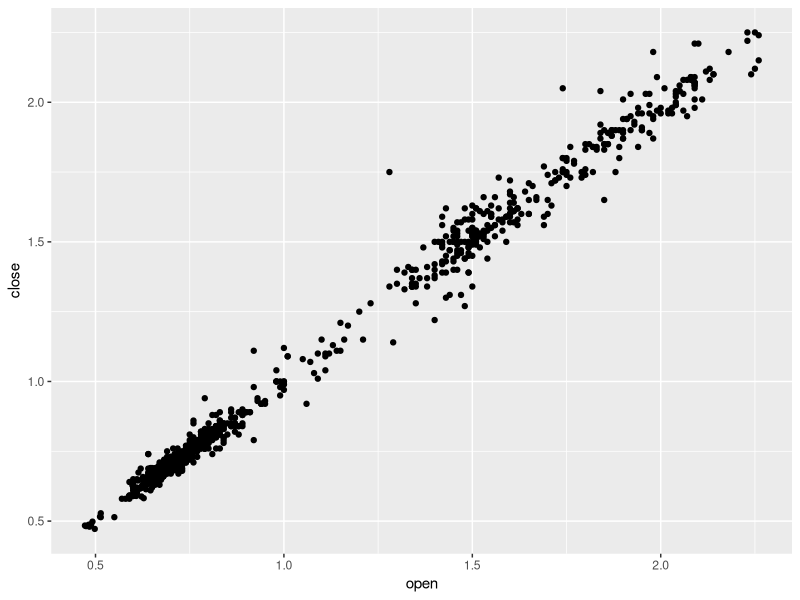
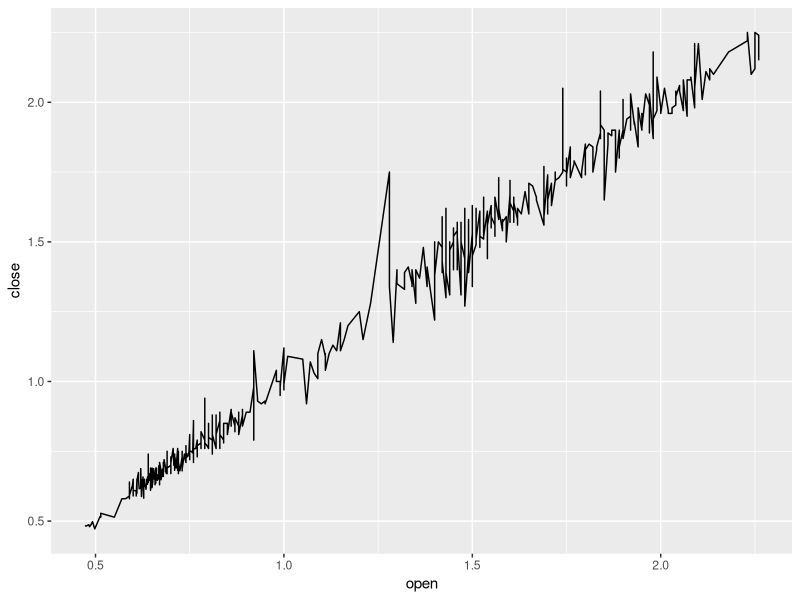
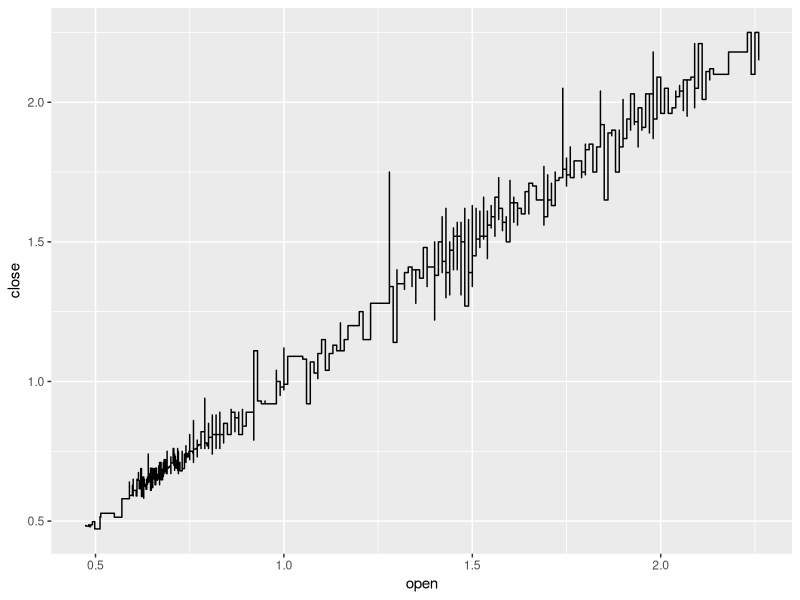
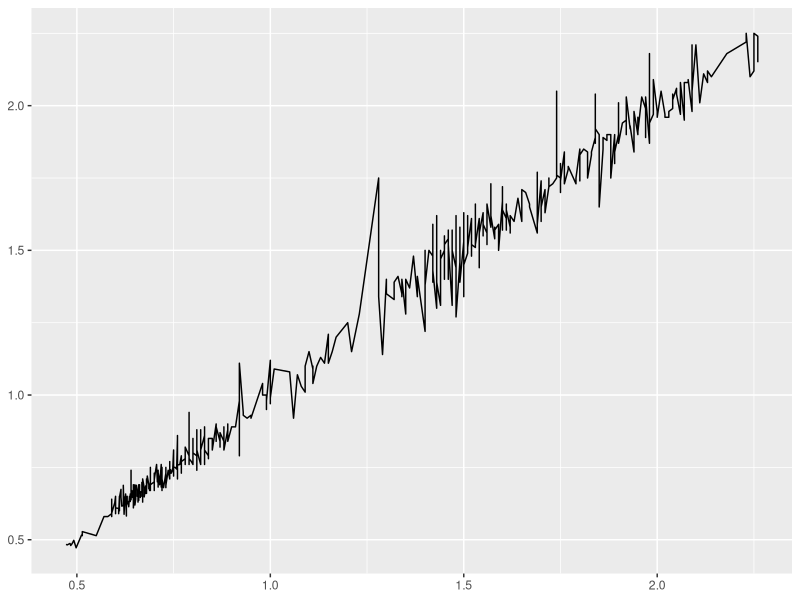

Here is the R script that generated these plots, in order:
library(data.table)
library(ggplot2)

awm <- fread("awm.csv")
colnames(awm)

plot_function <- function(data, x, y, plot_type, ...){
  if (plot_type %in% c("geom_line()", "geom_point()", "geom_step()")){
    ggplot(data = data, aes_string(x = x, y = y)) + eval(parse(text = plot_type)) + theme(...)
  }else {
    return("Choose one of the following types of plot: geom_line(), geom_point(), geom_step().")
  }
}

plot_function(data = awm, x = "open", y = "close", plot_type = "geom_point()")
plot_function(data = awm, x = "open", y = "close", plot_type = "geom_line()")
plot_function(data = awm, x = "open", y = "close", plot_type = "geom_step()")
plot_function(data = awm, x = "open", y = "close", plot_type = "geom_line()", axis.title.x = element_blank(), axis.title.y = element_blank())
plot_function(data = awm, x = "open", y = "close", plot_type = "geom_area()")
